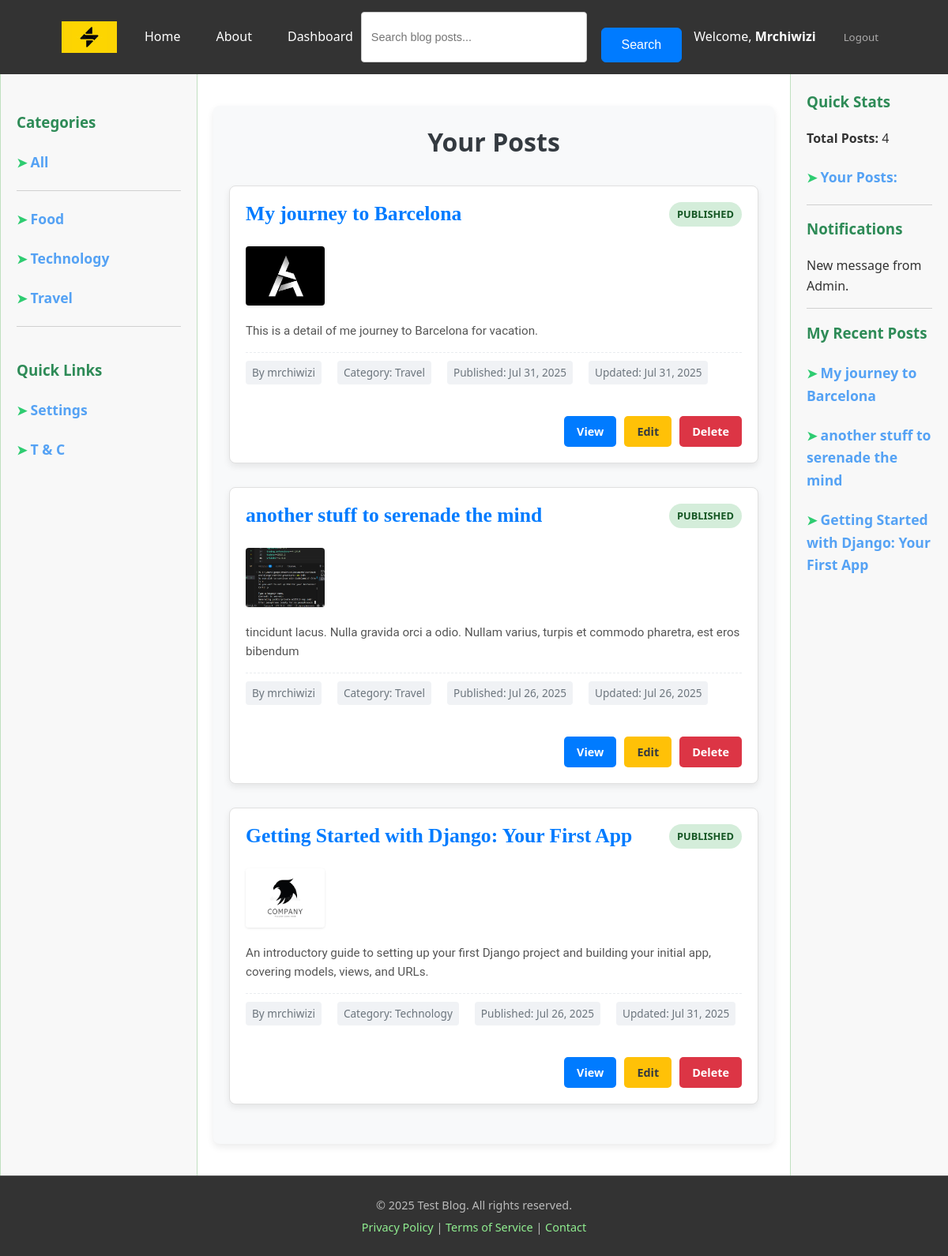
Before: /user_posts/ (signed in) with the older database file.
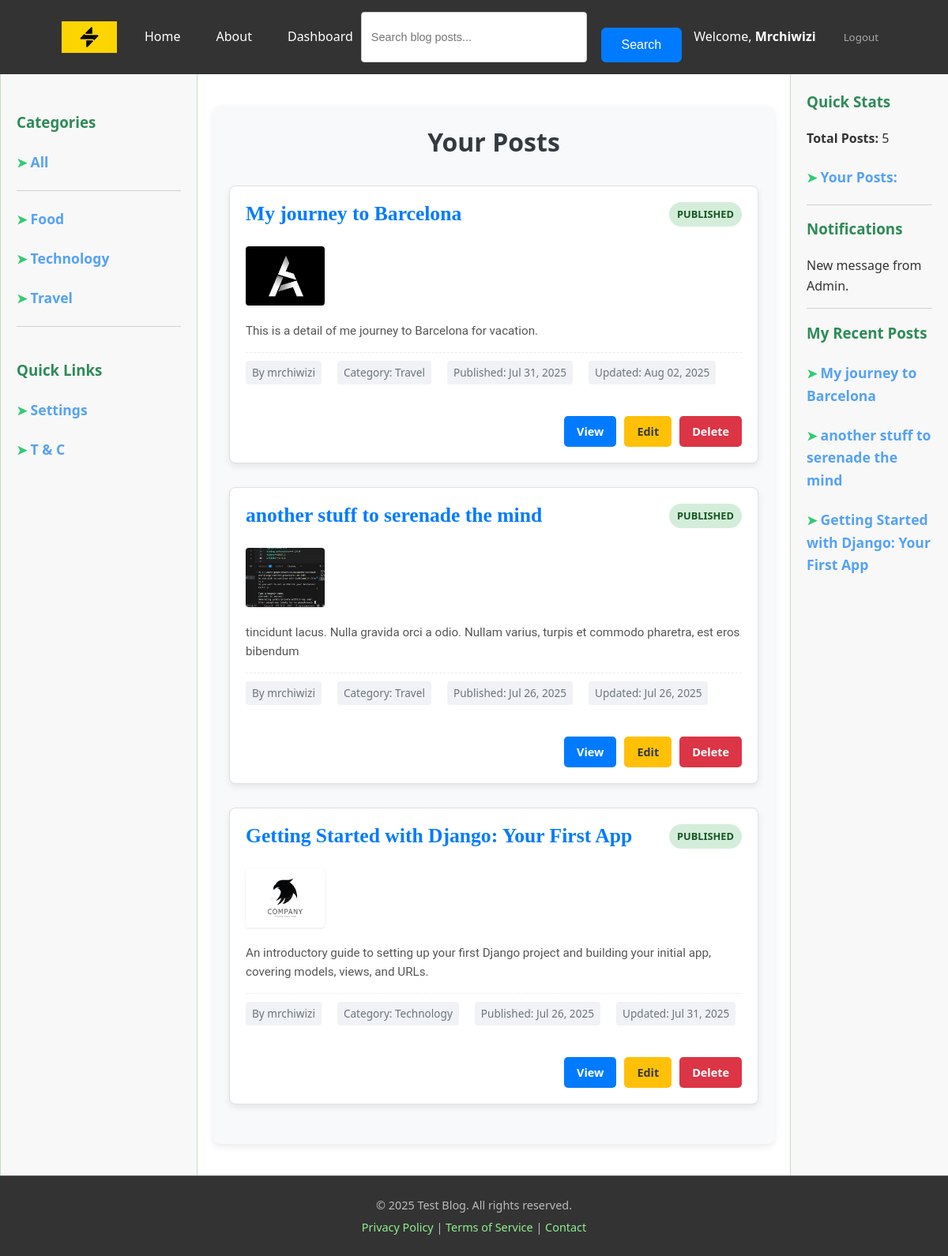
After: the same page with the newer database file.
### accounts/models.py (models this page shows, shortened)
class Account(AbstractBaseUser, PermissionsMixin):
    email = models.EmailField("email address", unique=True)
    user_name = models.CharField(max_length=150, unique=True)
    first_name = models.CharField(max_length=150, blank=True)
    last_name = models.CharField(max_length=150, blank=True)
    date_joined = models.DateTimeField(default=timezone.now)
    last_login = models.DateTimeField(auto_now=True)
    about = models.TextField(max_length=500, blank=True)
    is_staff = models.BooleanField(default=False)
    is_active = models.BooleanField(default=False)
    objects = AccountManager()
    USERNAME_FIELD = "email"
    REQUIRED_FIELDS = ["user_name",]
    def __str__(self):
        return self.user_name

### blog/models.py (models this page shows, shortened)
class Category(models.Model):
    name = models.CharField(max_length=100, unique=True)
    slug = models.SlugField(max_length=100, unique=True, help_text="A URL-friendly short label.")
    description = models.TextField(blank=True, null=True)
    class Meta:
        verbose_name_plural = "Categories"
        ordering = ['name']
    def __str__(self):
        return self.name

class Post(models.Model):
    STATUS_CHOICES = (
        ('draft', 'Draft'),
        ('published', 'Published'),
    )
    title = models.CharField(max_length=250)
    slug = models.SlugField(max_length=250, unique_for_date='publish_date', help_text="A URL-friendly short label derived from the title, unique per publish date.")
    author = models.ForeignKey(User, on_delete=models.CASCADE, related_name='blog_posts')
    content = models.TextField()
    summary = models.TextField(max_length=1000, blank=True, help_text="A short summary of the post (max 500 characters).")
    thumbnail = models.ImageField(
        upload_to='blog/thumbnails/%Y/%m/%d/', blank=True,null=True, help_text="Thumbnail image for the blog post listing.")
    publish_date = models.DateTimeField(default=timezone.now)
    created_at = models.DateTimeField(auto_now_add=True)
    updated_at = models.DateTimeField(auto_now=True)
    status = models.CharField(
        max_length=10,
        choices=STATUS_CHOICES,
        default='published'
    )
    category = models.ForeignKey(Category, on_delete=models.SET_NULL, blank=True, null=True, related_name='posts'
    )
    objects = PostManager()
    class Meta:
        ordering = ['-publish_date']
        indexes = [
            models.Index(fields=['publish_date', 'slug']),
        ]
    def __str__(self):
        return self.title
    def get_absolute_url(self):
        return reverse('blog:post_detail',
                       args=[self.publish_date.year, self.publish_date.strftime('%m'), self.publish_date.strftime('%d'), self.slug])
    def get_post_edit_url(self):
        return reverse('blog:post_edit',
                       args=[self.publish_date.year, self.publish_date.strftime('%m'), self.publish_date.strftime('%d'), self.slug])

### blog/views.py (the view)
# urls.py: path("user_posts/", user_posts, name="user_posts"),
def user_posts(request):
    posts = Post.objects.filter(author_id=request.user.id)
    print(posts)
    context = {
        "posts": posts
    }
    return render(request, "blog/user_posts.html", context)

### templates/blog/user_posts.html
{% extends 'base.html' %}
{% load static %}
{% load humanize %}
{% block content %}
    <div class="dashboard-posts-container">
        <h1>Your Posts</h1>
        {% if posts %}
            {% for post in posts %}
                <article class="dashboard-post-card">
                    <div class="post-header">
                        <h2 class="post-title">{{ post.title }}</h2>
                        <span class="post-status status-{{ post.status|lower }}">{{ post.status }}</span>
                    </div>
                    <div class="post-body">
                        {% if post.thumbnail %}
                            <div class="post-thumbnail">
                                <img src="{{ post.thumbnail.url }}" alt="{{ post.title }}">
                            </div>
                        {% endif %}
                        <div class="post-content">
                            <p class="post-summary">{{ post.summary|truncatechars:180 }}</p>
                            <div class="post-meta">
                                <span>By {{ post.author }}</span>
                                <span>Category: {{ post.category }}</span>
                                <span>Published: {{ post.publish_date|date:"M d, Y" }}</span>
                                {% if post.publish_date != post.updated_at %}
                                    <span>Updated: {{ post.updated_at|date:"M d, Y" }}</span>
                                {% endif %}
                            </div>
                        </div>
                    </div>
                    <div class="post-actions">
                        <a href="{{ post.get_absolute_url }}" class="btn btn-view">View</a>
                        <a href="{{ post.get_post_edit_url }}" class="btn btn-edit">Edit</a>
                        <a href="#" class="btn btn-delete">Delete</a>
                    </div>
                </article>
            {% endfor %}
        {% else %}
            <p class="no-posts-message">You haven't created any posts yet.</p>
            <a href="{% url 'blog:create' %}" class="btn btn-primary">Create Your First Post</a>
        {% endif %}
    </div>
{% endblock content %}

### templates/base.html (shortened to what this page needs)
{% load static %}
<!DOCTYPE html>
<html lang="en">
<head>
    <link rel="stylesheet" href="{% static 'CSS/base.css' %}">
    <link rel="stylesheet" href="{% static 'CSS/home.css' %}">
    <link rel="stylesheet" href="{% static 'CSS/detail_page.css' %}">
    <link rel="stylesheet" href="{% static 'CSS/login_page.css' %}">
    <link rel="stylesheet" href="{% static 'CSS/register.css' %}">
    <link rel="stylesheet" href="{% static 'CSS/change_password.css' %}">
    <link rel="stylesheet" href="{% static 'CSS/password_reset_email_form.css' %}">
    <link rel="stylesheet" href="{% static 'CSS/password_reset_form.css' %}">
    <link rel="stylesheet" href="{% static 'CSS/users_posts.css' %}">
    <link rel="stylesheet" href="{% static 'CSS/edit_profile.css' %}">
    <link rel="stylesheet" href="{% static 'CSS/create.css' %}">
    <link rel="stylesheet" href="{% static 'CSS/post_edit.css' %}">
</head>
<body>
    <header class="page-header">
        <nav class="navbar">
            <a href="{% url 'blog:home' %}" class="logo-link">
                <img src="{% static 'Images/logo.png' %}" alt="Logo" style="width: 70px; height: 40px;">
            </a>
            <ul class="nav-left-links">
                <li><a href="{% url 'blog:home' %}">Home</a></li>
                <li><a href="{% url 'blog:about_page' %}">About</a></li>
                {% if user.is_authenticated %}
                    <li><a href="#" id="toggleSectionButton" >Dashboard</a></li>
                {% endif %}
            </ul>
            <div class="header-search-form">
                <form action="{% url 'blog:search' %}" method="GET" class="search-form">
                    <input type="search" name="q" placeholder="Search blog posts..." class="search-input" value="{{ query|default_if_none:'' }}">
                    <button type="submit" class="button button-primary search-button">Search</button>
                </form>
            </div>
            <ul class="nav-right-info">
                <li>
                    {% if user.is_authenticated %}
                        <span>Welcome, <strong>{{ user.user_name |capfirst }}</strong></span>
                    {% else %}
                        <span>Welcome, User</span>
                    {% endif %}
                </li>
                <li>
                    {% if user.is_authenticated %}
                        <small><a href="{% url 'accounts:confirm_logout' %}" style="color:#acabab;">Logout</a></small>
                    {% else %}
                        <a href="{% url 'accounts:login' %}">Login</a> | <a href="{% url 'accounts:register' %}">Sign Up</a>
                    {% endif %}
                </li>
            </ul>
        </nav>
    </header>
    <aside class="left-sidebar">
        <br>
        <h3>Categories</h3>
        <h4><span style="color: #2ecc71;">&#10148; </span><a href="{% url 'blog:home' %}" style="color: #55a2f4; text-decoration: none; font-weight: bold; font-size: 1.1em;">All</a></h4>
        <hr style="border: none; border-top: 1px solid #d0d0d0; margin: 15px 0;">
        <ul>
            {% for category in categories %}
                <li>
                    <h4><span style="color: #2ecc71;">&#10148; </span><a href="{% url 'blog:categories' category.slug %}" style="color: #55a2f4; text-decoration: none; font-weight: bold; font-size: 1.1em;display: inline;" >{{ category.name }}</a></h4>
                </li>
            {% endfor %}
        </ul>
        <hr style="border: none; border-top: 1px solid #d0d0d0; margin: 15px 0;">
        <br>
        <h3>Quick Links</h3>
        <ul>
            <li><h4><span style="color: #2ecc71;">&#10148; </span><a href="" style="color: #55a2f4; text-decoration: none; font-weight: bold; font-size: 1.1em;display: inline;" >Settings</a></h4></li>
            <li><h4><span style="color: #2ecc71;">&#10148; </span><a href="" style="color: #55a2f4; text-decoration: none; font-weight: bold; font-size: 1.1em;display: inline;" >T &amp; C</a></h4></li>
        </ul>
    </aside>
    <main class="main-content">
        {% block content %}
        {% endblock content %}
    </main>
    <aside class="right-aside">
        <h3>Quick Stats</h3>
        <p><strong>Total Posts:</strong> {{ posts_count }}</p>
        {% if user.is_authenticated %}
            <h4><span style="color: #2ecc71;">&#10148; </span><a href="{% url 'blog:user_posts' %}" style="color: #55a2f4; text-decoration: none; font-weight: bold; font-size: 1.1em;"><strong>Your Posts:</strong> {{ user_posts }}</a></h4>
        {% endif %}
        <hr style="border: none; border-top: 1px solid #d0d0d0; margin: 15px 0;">
        <h3>Notifications</h3>
        <ul style="list-style: none; padding: 0;">
            <li style="margin-bottom: 8px;">New message from Admin.</li>
            <hr style="border: none; border-top: 1px solid #d0d0d0; margin: 15px 0;">
        </ul>
        {% if user.is_authenticated %}
            <h3>My Recent Posts</h3>
            <ul style="list-style: none; padding: 0;">
                {% with recent_posts=user.blog_posts.all|slice:":3" %}
                    {% for user_post in recent_posts %}
                        <li>
                            <h4><span style="color: #2ecc71;">&#10148; </span><a href="{{ user_post.get_absolute_url}}" style="color: #55a2f4; text-decoration: none; font-weight: bold; font-size: 1.1em;">{{ user_post.title }}</a></h4>
                        </li>
                    {% empty %}
                        <li><h4 style="color: #777;">You haven't made any post.</h4></li>
                    {% endfor %}
                {% endwith %}
            </ul>
            {% else %}
                <div style="margin-bottom: 20px;">
                <a href="#"><img src="{% static 'Images/blog-advert.jpg' %}" alt="advert" width="170px"></a></div>
                <div><a href="#"><img src="{% static 'Images/blog-advert2.jpg' %}" alt="advert" width="170px"></a></div>
        {% endif %}
    </aside>
    <footer class="footer">
        <p>&copy; <span id="current-year"></span> Test Blog. All rights reserved.</p>
        <p>
            <a href="#">Privacy Policy</a> |
            <a href="#">Terms of Service</a> |
            <a href="#">Contact</a>
        </p>
    </footer>
</body>
</html>

Changed rows visible on the page:
changed Post "My journey to Barcelona": updated_at "Jul 31, 2025" → "Aug 02, 2025"
Other visible differences:
{{ posts_count }}: "4" → "5"
